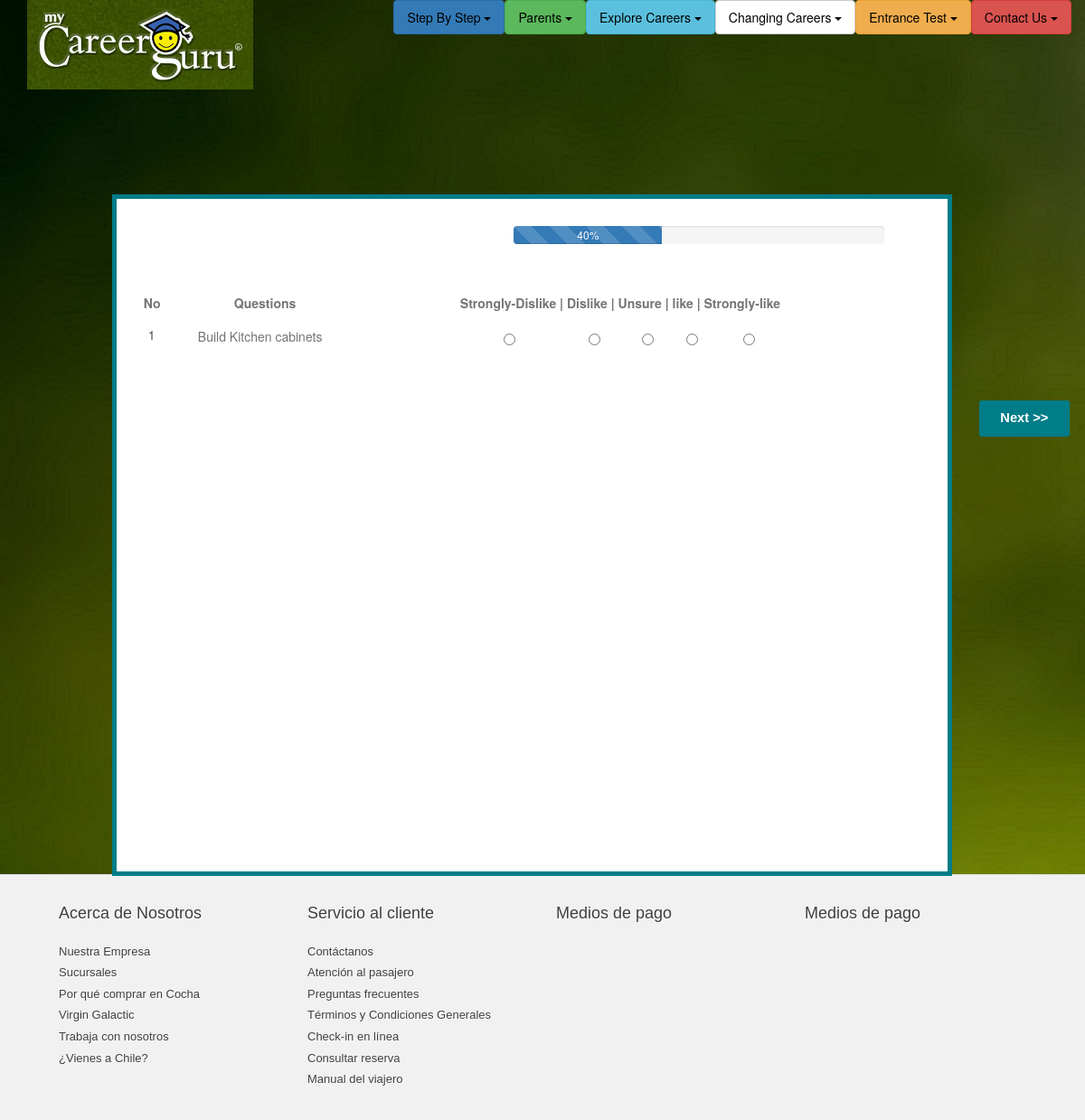
The app's page /it5/, older data.
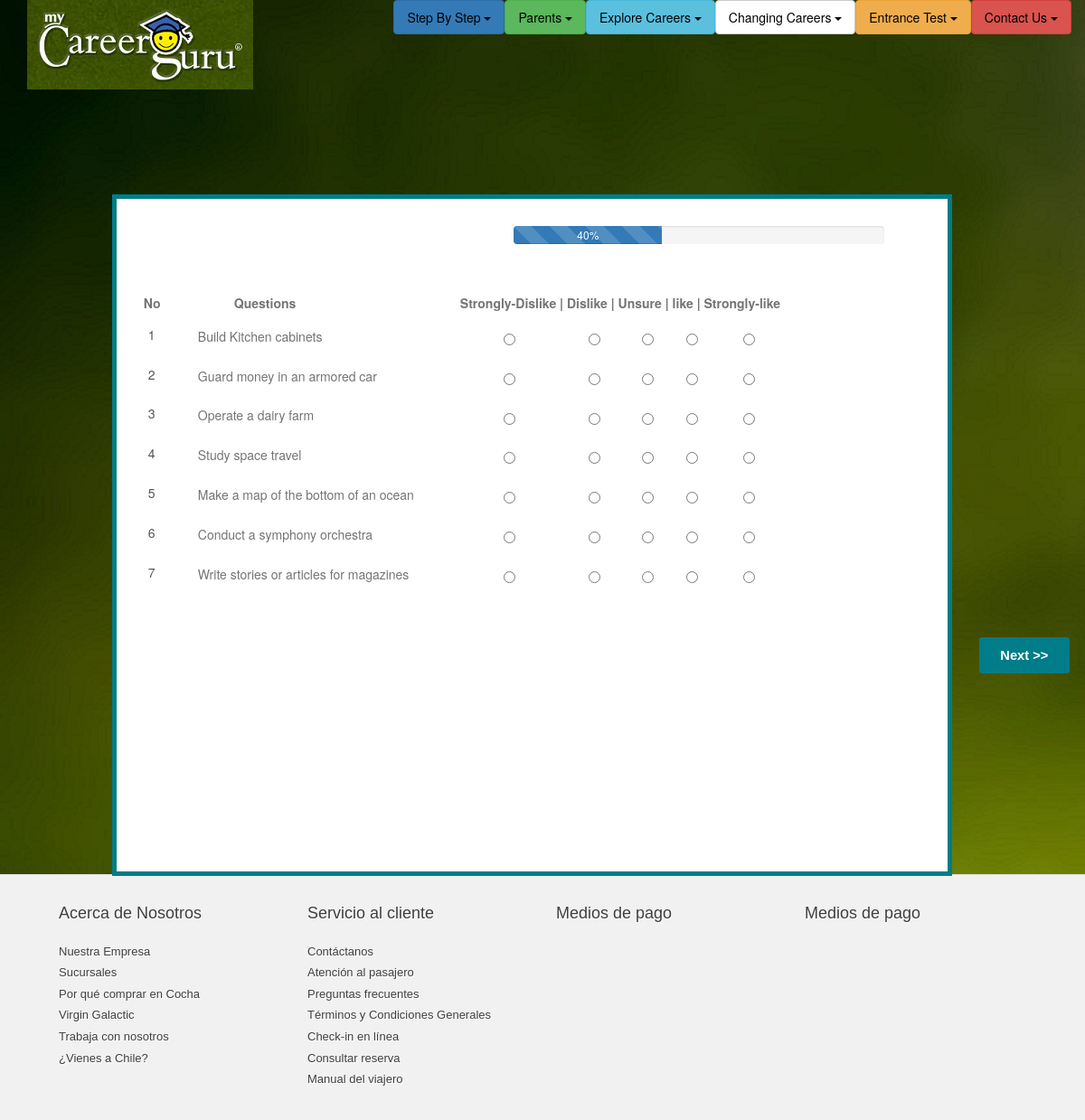
The same page, newer data.
### career/models.py (models this page shows, shortened)
class Question(models.Model):
    name = models.TextField()
    qtype = models.ForeignKey(Qtype)

### career/views.py (the view)
# urls.py: url(r'^it5/$','career.views.it5'),
def it5(request):
    arr=[]
    x = Question.objects.all()
    for q in x:
        arr.append(q)
    return render(request, "it5.html", {
            'q': arr,
    })

### templates/it5.html (shortened to what this page needs)
{% extends "base5.html" %}
{% block contents %}
<div id="container" class="mycontainer">
    <div id="content">
        <div id="wrapper">
            <div id="content1">
                <div id="top">
                    <div id="topright">
                        <div class="progress">
                            <div class="progress-bar progress-bar-striped active" role="progressbar"
                                 aria-valuenow="40" aria-valuemin="0" aria-valuemax="100" style="width:40%">
                                40%
                            </div>
                        </div>
                    </div>
                </div>
                <div class="qblock">
                    <div id="qheading">
                        <div class="idnum"><b>No </b></div>
                        <div class="qhead" ><b>Questions </b></div>
                        <div class="qopt"> <b>Strongly-Dislike | Dislike | Unsure | like | Strongly-like</b></div>
                    </div>
                </div>
            <form role="form"  action="/result/" method="post">{%csrf_token%}
                <div class="q">
                    {% for i in q %}
                        <div id={{ i.id}}>
                            <div id="testopt">
                                <div id="num">
                                    {{ i.id }}
                                </div>
                            </div>
                            <div class="question"> {{i.name}}</div>
                                <span class="opt">
                                <label class="radio-inline">
                                    <input type="radio" name={{ i.id }} id="one" value="0">
                                </label>
                                <label class="radio-inline opt">
                                    <input type="radio" name={{ i.id }} id="two" value="1">
                                </label>
                                <label class="radio-inline opt">
                                    <input type="radio" name={{ i.id }} id="three" value="2">
                                </label>
                                <label class="radio-inline opt">
                                    <input type="radio" name={{ i.id }} id="four" value="3">
                                </label>
                                <label class="radio-inline opt">
                                    <input type="radio" name={{ i.id }} id="five" value="4">
                                </label>
                                </span>
                                </div>
                    {% endfor %}
                </div>
            <div id="bottombtn">
            <input type="button" name="btn_register" value="Next >>" id="nextbtn" class="registerbtn" >
        </div>
            </form>
            </div>
        </div>
    </div>
</div>
{% endblock %}

### templates/base5.html (shortened to what this page needs)
<!DOCTYPE html>
<html lang="en">
<head>
    <link href="/static/css/bootstrap.min.css" rel="stylesheet">
    <link href="/static/modern/css/modern-business.css" rel="stylesheet">
    <link href="/static/modern/font-awesome/css/font-awesome.min.css" rel="stylesheet" type="text/css">
    <link href="/static/css/app.css" rel="stylesheet" type="text/css">
    <link rel="stylesheet" href="/static/css/mainbase.css">
    <link type="text/css" rel="stylesheet" href=/static/css/FAQ.css>
    <link type = text/css rel="stylesheet" href="/static/css/colgpage.css">
    <link rel="stylesheet" type="text/css" href="/static/css/faq1.css">
    <link rel="stylesheet" type="text/css" href="/static/css/it5.css">
    <link rel="stylesheet" type="text/css" href="/static/css/profile.css">
    <link rel="stylesheet" type="text/css" href="/static/css/signin.css">
    <link rel="stylesheet" type="text/css" href="/static/css/login.css">
</head>
<body>
    <nav class="navbar navbar-inverse navbar-fixed-top " role="navigation">
        <div class="container">
            <div class="navbar-header">
                <a href="/"> <img class="img-responsive" src="/static/img/mainlogo.png"></a>
            </div>
            <div class="collapse navbar-collapse" id="bs-example-navbar-collapse-1">
                <ul class="nav navbar-nav navbar-right">
                    <li class="dropdown btn btn-primary">
                        <a href="#" class="dropdown-toggle" data-toggle="dropdown">Step By Step <b class="caret"></b></a>
                    </li>
                     <li class="dropdown btn btn-success">
                        <a href="#" class="dropdown-toggle" data-toggle="dropdown">Parents <b class="caret"></b></a>
                    </li>
                     <li class="dropdown btn btn-info">
                        <a href="#" class="dropdown-toggle" data-toggle="dropdown">Explore Careers <b class="caret"></b></a>
                    </li>
                     <li class="dropdown btn btn-default">
                        <a href="#" class="dropdown-toggle" data-toggle="dropdown">Changing Careers <b class="caret"></b></a>
                    </li>
                   <li class="dropdown btn btn-warning yellow">
            <a  role="button" class="dropdown-toggle" data-toggle="dropdown">
                Entrance Test <span class="caret"></span>
            </a>
</li>
                    <li class="dropdown btn btn-danger">
                        <a href="#" class="dropdown-toggle" data-toggle="dropdown">Contact Us <b class="caret"></b></a>
                    </li>
                </ul>
            </div>
        </div>
    </nav>
    {% block contents %}{% endblock %}
    <div id="footer">
<div class="container">
  <div class="row">
      <div class="col-sm-3">
        <div class="foot-header">
          Acerca de Nosotros
        </div>
        <div class="foot-links">
          <a href="http://internet.cocha.com/nuestra-empresa/nuestra-empresa.html">Nuestra Empresa</a>
          <a href="http://cms.cocha.com/sucursales.html">Sucursales</a>
          <a href="http://internet.cocha.com/_DisenoWeb/minisitios/sitio/por-que-comprar-en-cocha.html?cid=por-que-comprar-en-cocha">Por qué comprar en Cocha</a>
          <a href="http://internet.cocha.com/virgin_galactic/virgin_galactic.html">Virgin Galactic</a>
          <a href="http://internet.cocha.com/_DisenoWeb/minisitios/sitio/trabaja-con-nosotros.html?cid=trabaja_en_cocha">Trabaja con nosotros</a>
          <a href="http://www.cochainbound.com/" target="_blank">¿Vienes a Chile?</a>
        </div>
      </div>
    <div class="col-sm-3">
      <div class="foot-header"> Servicio al cliente </div>
      <div class="foot-links">
      	<a href="javascript:Contacto()">Contáctanos</a>
        <a href="http://internet.cocha.com/_DisenoWeb/minisitios/sitio/servicio-al-pasajero.html?cid=atencion-al-pasajero">Atención al pasajero</a>
        <a href="http://internet.cocha.com/_DisenoWeb/minisitios/sitio/faq.html?cid=preguntas-frecuentes">Preguntas frecuentes</a>
        <a href="http://cms.cocha.com/terminos-y-condiciones">Términos y Condiciones Generales</a>
        <a href="http://internet.cocha.com/_DisenoWeb/check-in/check-in.html?cid=check-in-on-line">Check-in en línea </a>
        <a href="http://www.cocha.com/ibe/bookingManagement/retrieveBookingForm.do">Consultar reserva</a>
        <a href="http://internet.cocha.com/manual-del-viajero.pdf" target="_blank">Manual del viajero</a>
      </div>
    </div>
    <div class="col-sm-3">
      <div class="foot-header">
        Medios de pago
      </div>
    </div>
    <div class="col-sm-3">
      <div class="foot-header">
        Medios de pago
      </div>
    </div>
  	</div>
  </div>
</div></div>
</body>
</html>

### static/modern/css/modern-business.css (style rules this page uses)
html, body { height: 100%; }
body { padding-top: 115px; }

### static/css/mainbase.css (style rules this page uses)
body { background-image:url("/static/img/background12.jpg"); color:#747472; }
.navbar { border-width: 0px; -webkit-box-shadow: 0px 0px; box-shadow: 0px 0px; background-color: rgba(0,0,0,0.0); background-image: -webkit-gradient(linear, 50.00% 0.00%, 50.00% 100.00%, color-stop( 0% , rgba(0,0,0,0.00)),color-stop( 100% , rgba(0,0,0,0.00))); background-image: -webkit-linear-gradient(270deg,rgba(0,0,0,0.00) 0%,rgba(0,0,0,0.00) 100%); background-image: linear-gradient(180deg,rgba(0,0,0,0.00) 0%,rgba(0,0,0,0.00) 100%); min-height: 115px; }
.nav>li>a { padding: 2px; }
.navbar-inverse .navbar-nav>li>a { color: #000; }
.foot-links a, .foot-links p { display: block; color: rgb(63, 63, 63); transition: all 0.2s ease-in-out; -webkit-transition: all 0.2s ease-in-out; text-decoration: none; font-family: OpenSansRegular, Arial, sans-serif; font-size: 13px; color: rgb(63, 63, 63); padding-bottom: 5px; text-shadow: rgb(255, 255, 255) 1px 1px 0px; }
#footer { background: rgb(241, 241, 241); border-top: 1px solid rgb(222, 222, 222); margin-top: -2px; padding-top: 30px; padding-bottom: 30px; }
.foot-header { font-family: OpenSansBold, Arial, sans-serif; font-size: 18px; color: rgb(63, 63, 63); padding-bottom: 20px; text-shadow: rgb(255, 255, 255) 1px 1px 0px; }
#footer .container { max-width: 1100px; }

### static/css/FAQ.css (style rules this page uses)
#container { width: 1024px; height: auto; min-height: 418px; margin: 0 auto; position: relative; }
#content { width: 90.72%; background: #FFFFFF; min-height: 554px; border: 15px solid #007D88; margin: 0 0 0 3.5%; margin-top: 100px; padding: 30px; }
.registerbtn { background-color: #007D88; border: medium none; border-radius: 3px; color: #FFFFFF; font-family: 'Arial'; font-size: 1.05em; font-weight: bold; height: 40px; margin: 2% 0 0 0; width: 100px; cursor: pointer; }

### static/css/colgpage.css (style rules this page uses)
#container { width: 1024px; height: auto; min-height: 418px; margin: 0 auto; position: relative; }
#content { width: 90.72%; background: #FFFFFF; min-height: 754px; border: 5px solid #007D88; margin: 0 0 0 3.5%; margin-top: 100px; padding: 30px; }
.registerbtn { background-color: #007D88; border: medium none; border-radius: 3px; color: #FFFFFF; float: right; font-family: 'Arial'; font-size: 1.05em; font-weight: bold; height: 40px; margin: 0 0 5% 0; width: 100px; cursor: pointer; }
#bottombtn { margin-top: 50px; }

### static/css/it5.css (style rules this page uses)
#topright { width: 40%; margin-left: 40%; }
#num { margin: 6px 0 0 5px; float: left; width: 2em; text-align:left; color: #555; background-color: transparent; }
.qblock { padding: 0; margin-bottom: 0; height: 1.7em; position: relative; overflow: hidden; margin-top: 55px; }
.question { height: 1.7em; line-height: 2.7em; margin: 5px 0 -5px 60px; }
.qhead { margin: -20px 0 0 100px; }
.qopt { margin: -20px 0 0 350px; }
#one { margin-left: 5px; margin-top: -16px; }
#two { margin-left: 65px; margin-top: -16px; }
#three { margin-left: 90px; margin-top: -16px; }
#four { margin-left: 105px; margin-top: -16px; }
#five { margin-left: 135px; margin-top: -16px; }
.opt { margin:-15px 0 0 340px; line-height: 0.8em; }

### static/css/login.css (style rules this page uses)
#wrapper { width: 1024px; height: auto; min-height: 418px; margin: 0 auto; position: relative; }

Row changes from the older to the newer data that the page shows:
added Question: id "2", name "Guard money in an armored car"
added Question: id "3", name "Operate a dairy farm"
added Question: id "4", name "Study space travel"
added Question: id "5", name "Make a map of the bottom of an ocean"
added Question: id "6", name "Conduct a symphony orchestra"
added Question: id "7", name "Write stories or articles for magazines"
